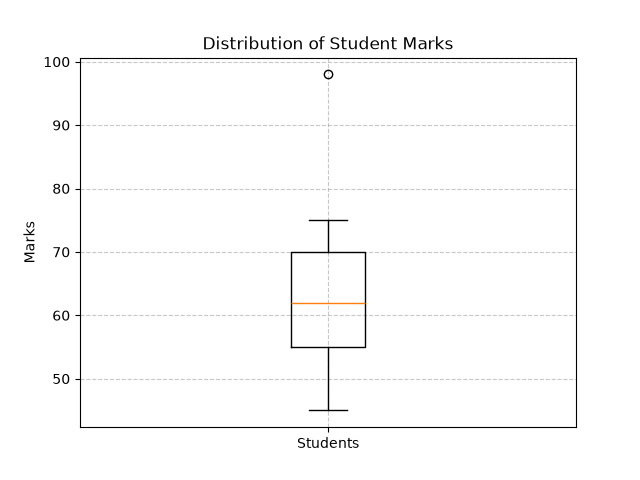

Write Python code to recreate this figure.
import matplotlib.pyplot as plt

marks = [45, 50, 52, 55, 58, 60, 62, 65, 68, 70, 72, 75, 98]

plt.boxplot(marks)

plt.xticks([1], ["Students"])   # Set x-axis label

plt.title("Distribution of Student Marks")
plt.ylabel("Marks")

plt.grid(True, linestyle="--", alpha=0.7)

plt.show()
